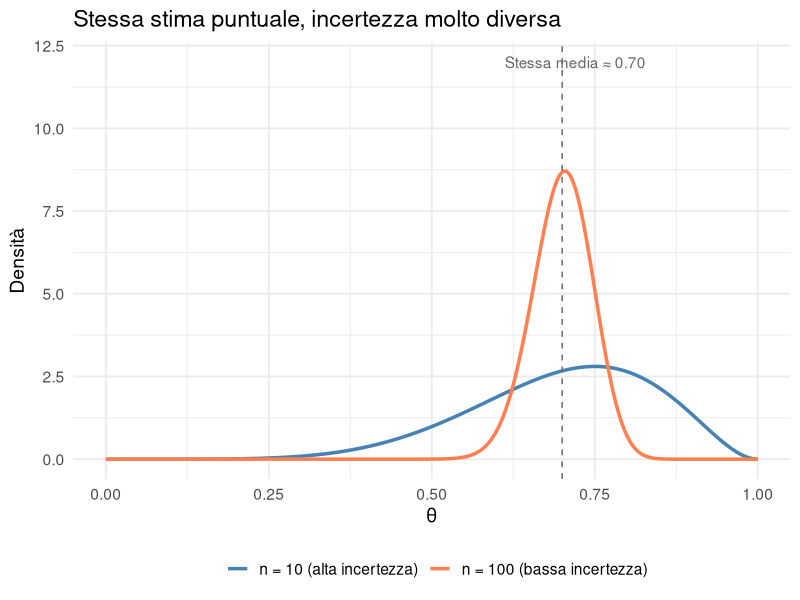
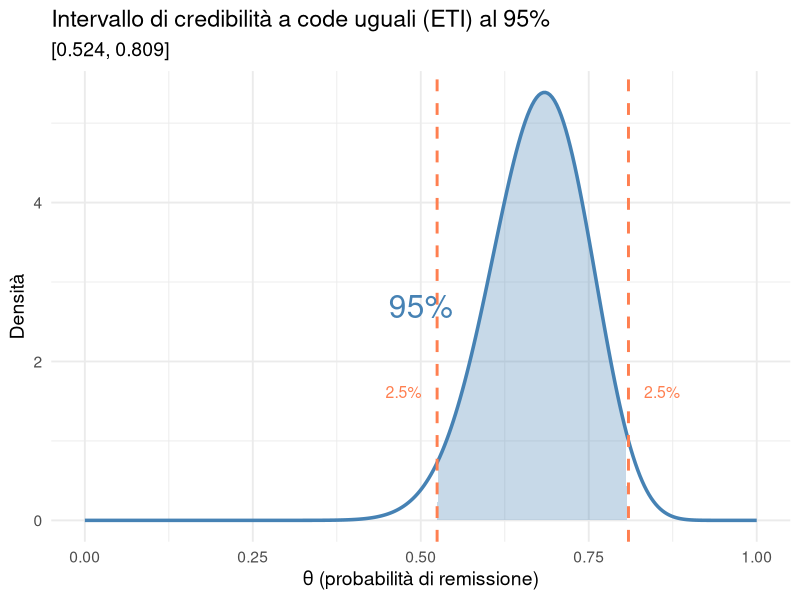
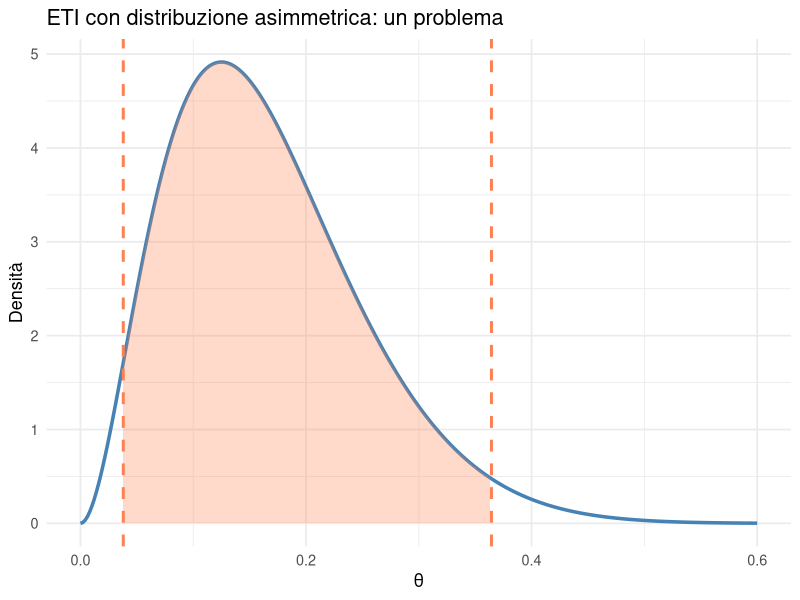
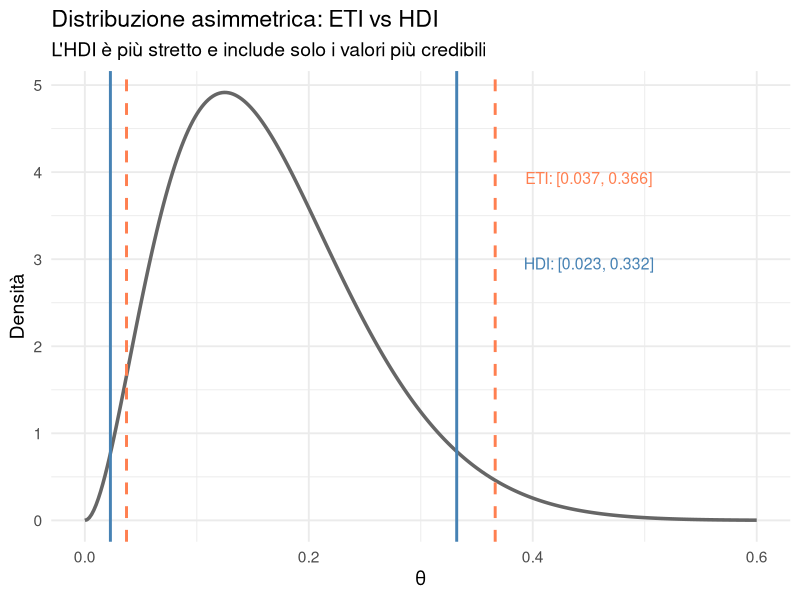
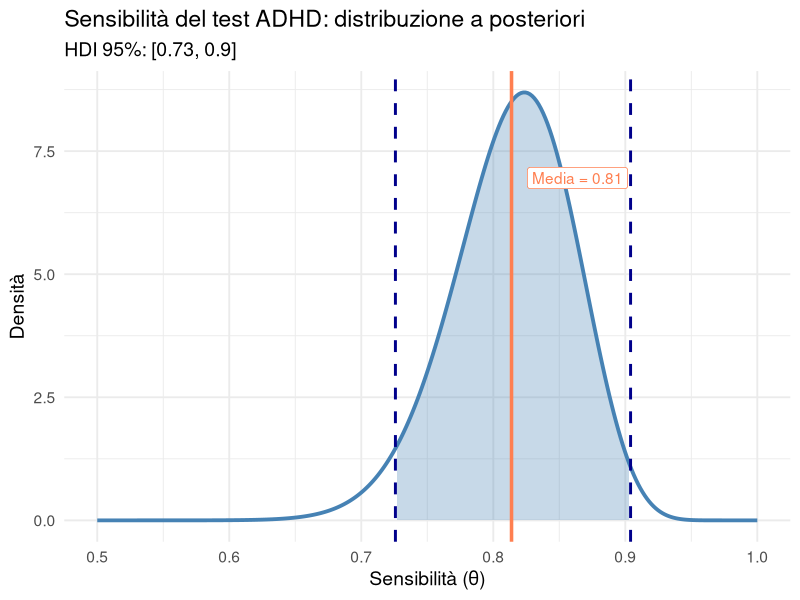
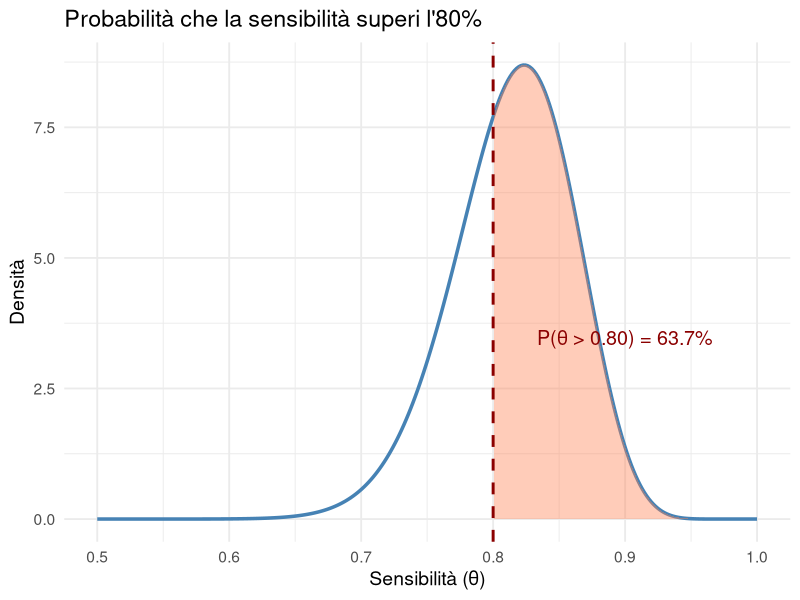
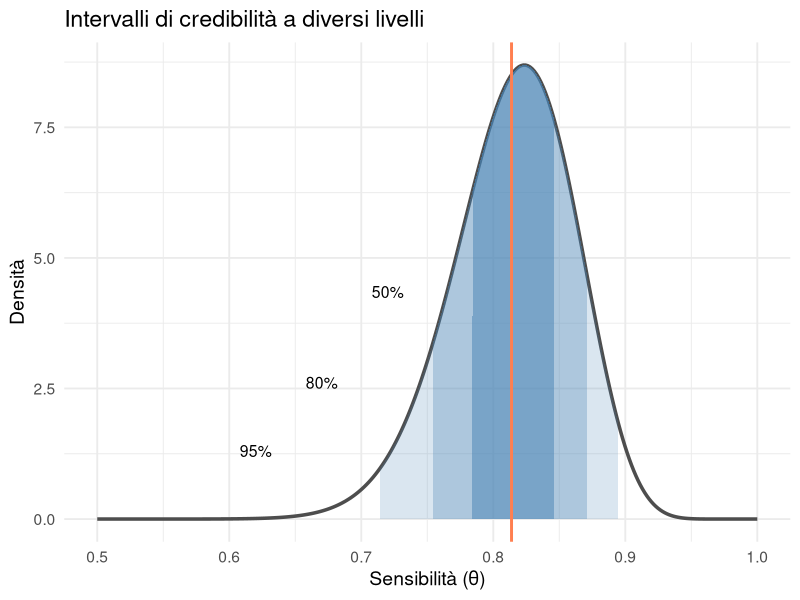
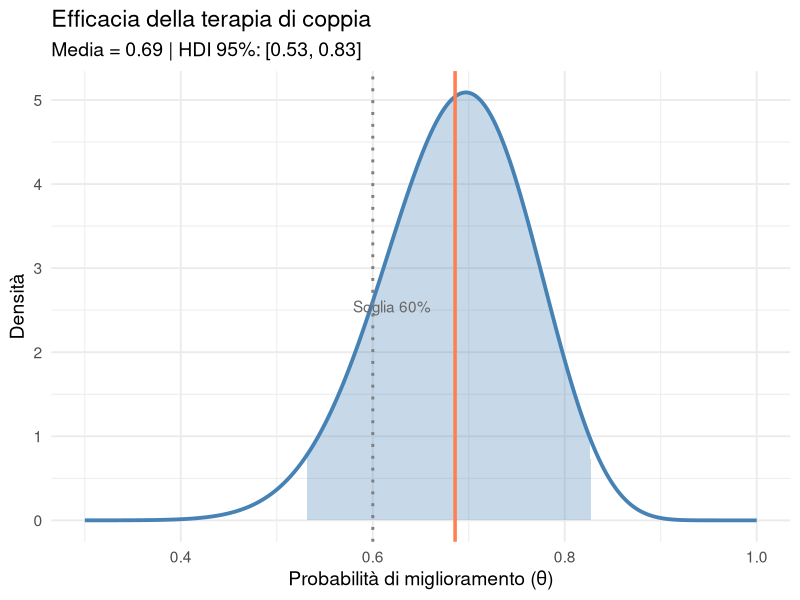

The R script that drew these images, in order:
## ---- chunk 1
#| echo: false
library(ggplot2)
set.seed(42)
## ---- chunk 2
#| echo: false

x <- seq(0, 1, length.out = 300)

# Scenario 1: pochi dati, molta incertezza
y1 <- dbeta(x, 7, 3)
media1 <- 7/10

# Scenario 2: molti dati, poca incertezza  
y2 <- dbeta(x, 70, 30)
media2 <- 70/100

df_confronto <- data.frame(
  x = rep(x, 2),
  y = c(y1, y2),
  scenario = rep(c("n = 10 (alta incertezza)", "n = 100 (bassa incertezza)"), each = 300)
)

ggplot(df_confronto, aes(x = x, y = y, color = scenario)) +
  geom_line(linewidth = 1.2) +
  geom_vline(xintercept = 0.7, linetype = "dashed", color = "gray40") +
  scale_color_manual(values = c("steelblue", "coral")) +
  annotate("text", x = 0.72, y = 12, label = "Stessa media ≈ 0.70", color = "gray40") +
  labs(title = "Stessa stima puntuale, incertezza molto diversa",
       x = "θ", y = "Densità", color = "") +
  theme_minimal(base_size = 14) +
  theme(legend.position = "bottom")
## ---- chunk 3
alpha_post <- 27
beta_post <- 13
## ---- chunk 4
eti_lower <- qbeta(0.025, alpha_post, beta_post)
eti_upper <- qbeta(0.975, alpha_post, beta_post)
## ---- chunk 5
cat("[", round(eti_lower, 3), ",", round(eti_upper, 3), "]\n")
## ---- chunk 6
#| echo: false

x <- seq(0, 1, length.out = 300)
y <- dbeta(x, alpha_post, beta_post)

df <- data.frame(x = x, y = y)

ggplot(df, aes(x = x, y = y)) +
  geom_line(linewidth = 1.2, color = "steelblue") +
  geom_area(data = subset(df, x >= eti_lower & x <= eti_upper),
            aes(x = x, y = y), fill = "steelblue", alpha = 0.3) +
  geom_vline(xintercept = c(eti_lower, eti_upper), 
             color = "coral", linewidth = 1, linetype = "dashed") +
  annotate("text", x = 0.5, y = max(y) * 0.5, 
           label = "95%", color = "steelblue", size = 8) +
  annotate("text", x = eti_lower - 0.05, y = max(y) * 0.3, 
           label = "2.5%", color = "coral", size = 4) +
  annotate("text", x = eti_upper + 0.05, y = max(y) * 0.3, 
           label = "2.5%", color = "coral", size = 4) +
  labs(title = "Intervallo di credibilità a code uguali (ETI) al 95%",
       subtitle = paste0("[", round(eti_lower, 3), ", ", round(eti_upper, 3), "]"),
       x = "θ (probabilità di remissione)", y = "Densità") +
  theme_minimal(base_size = 14)
## ---- chunk 7
#| echo: false

# Distribuzione molto asimmetrica
alpha_asim <- 3
beta_asim <- 15

x <- seq(0, 0.6, length.out = 300)
y <- dbeta(x, alpha_asim, beta_asim)

eti_low_asim <- qbeta(0.025, alpha_asim, beta_asim)
eti_up_asim <- qbeta(0.975, alpha_asim, beta_asim)

df_asim <- data.frame(x = x, y = y)

ggplot(df_asim, aes(x = x, y = y)) +
  geom_line(linewidth = 1.2, color = "steelblue") +
  geom_area(data = subset(df_asim, x >= eti_low_asim & x <= eti_up_asim),
            fill = "coral", alpha = 0.3) +
  geom_vline(xintercept = c(eti_low_asim, eti_up_asim), 
             color = "coral", linewidth = 1, linetype = "dashed") +
  labs(title = "ETI con distribuzione asimmetrica: un problema",
       x = "θ", y = "Densità") +
  theme_minimal(base_size = 13)
## ---- chunk 8
# Funzione per calcolare l'HDI dai campioni
calcola_hdi <- function(campioni, prob = 0.95) {
  campioni_ordinati <- sort(campioni)
  n <- length(campioni)
  n_inclusi <- ceiling(prob * n)
  
  # Trova l'intervallo più stretto che contiene n_inclusi valori
  ampiezze <- campioni_ordinati[(n_inclusi + 1):n] - campioni_ordinati[1:(n - n_inclusi)]
  idx_min <- which.min(ampiezze)
  
  c(lower = campioni_ordinati[idx_min], 
    upper = campioni_ordinati[idx_min + n_inclusi])
}

# Generiamo campioni
campioni <- rbeta(10000, alpha_post, beta_post)

# Calcoliamo HDI
hdi <- calcola_hdi(campioni, 0.95)
cat("HDI al 95%: [", round(hdi["lower"], 3), ",", round(hdi["upper"], 3), "]\n")
## ---- chunk 9
#| echo: false
#| fig-height: 4.5

# Per una distribuzione quasi simmetrica, sono simili
cat("Distribuzione quasi simmetrica Beta(27, 13):\n")
cat("ETI 95%: [", round(eti_lower, 3), ",", round(eti_upper, 3), "]\n")
cat("HDI 95%: [", round(hdi["lower"], 3), ",", round(hdi["upper"], 3), "]\n")
cat("Differenza minima!\n")
## ---- chunk 10
#| echo: false
#| fig-height: 4

# Distribuzione asimmetrica
campioni_asim <- rbeta(10000, 3, 15)
hdi_asim <- calcola_hdi(campioni_asim, 0.95)
eti_asim <- quantile(campioni_asim, c(0.025, 0.975))

x <- seq(0, 0.6, length.out = 300)
y <- dbeta(x, 3, 15)

df <- data.frame(x = x, y = y)

ggplot(df, aes(x = x, y = y)) +
  geom_line(linewidth = 1.2, color = "gray40") +
  geom_vline(xintercept = c(eti_asim[1], eti_asim[2]), 
             color = "coral", linewidth = 1, linetype = "dashed") +
  geom_vline(xintercept = c(hdi_asim["lower"], hdi_asim["upper"]), 
             color = "steelblue", linewidth = 1, linetype = "solid") +
  annotate("text", x = 0.45, y = max(y) * 0.8, 
           label = paste0("ETI: [", round(eti_asim[1], 3), ", ", round(eti_asim[2], 3), "]"),
           color = "coral", size = 4) +
  annotate("text", x = 0.45, y = max(y) * 0.6, 
           label = paste0("HDI: [", round(hdi_asim["lower"], 3), ", ", round(hdi_asim["upper"], 3), "]"),
           color = "steelblue", size = 4) +
  labs(title = "Distribuzione asimmetrica: ETI vs HDI",
       subtitle = "L'HDI è più stretto e include solo i valori più credibili",
       x = "θ", y = "Densità") +
  theme_minimal(base_size = 14)
## ---- chunk 11
# Dati
veri_positivi <- 42
totale_adhd <- 50

# Prior: Beta(15, 5) - centrata su 0.75, moderata incertezza
alpha_prior <- 15
beta_prior <- 5

# Posterior
alpha_post_adhd <- alpha_prior + veri_positivi
beta_post_adhd <- beta_prior + (totale_adhd - veri_positivi)

cat("Posterior: Beta(", alpha_post_adhd, ",", beta_post_adhd, ")\n")
## ---- chunk 12
# Generiamo campioni
campioni_adhd <- rbeta(10000, alpha_post_adhd, beta_post_adhd)

# Stime puntuali
media_adhd <- mean(campioni_adhd)
mediana_adhd <- median(campioni_adhd)

# Intervalli di credibilità
eti_adhd <- quantile(campioni_adhd, c(0.025, 0.975))
hdi_adhd <- calcola_hdi(campioni_adhd, 0.95)
## ---- chunk 13
cat("Sensibilità stimata:\n")
cat("Media:", round(media_adhd, 3), "\n")
cat("ETI 95%: [", round(eti_adhd[1], 3), ",", round(eti_adhd[2], 3), "]\n")
cat("HDI 95%: [", round(hdi_adhd["lower"], 3), ",", round(hdi_adhd["upper"], 3), "]\n")
## ---- chunk 14
#| echo: false

x <- seq(0.5, 1, length.out = 300)
y <- dbeta(x, alpha_post_adhd, beta_post_adhd)

df_adhd <- data.frame(x = x, y = y)

ggplot(df_adhd, aes(x = x, y = y)) +
  geom_line(linewidth = 1.3, color = "steelblue") +
  geom_area(data = subset(df_adhd, x >= hdi_adhd["lower"] & x <= hdi_adhd["upper"]),
            fill = "steelblue", alpha = 0.3) +
  geom_vline(xintercept = media_adhd, color = "coral", linewidth = 1.2) +
  geom_vline(xintercept = c(hdi_adhd["lower"], hdi_adhd["upper"]), 
             color = "darkblue", linewidth = 1, linetype = "dashed") +
  annotate("label", x = media_adhd + 0.05, y = max(y) * 0.8,
           label = paste0("Media = ", round(media_adhd, 2)),
           fill = "white", color = "coral") +
  labs(title = "Sensibilità del test ADHD: distribuzione a posteriori",
       subtitle = paste0("HDI 95%: [", round(hdi_adhd["lower"], 2), ", ", 
                        round(hdi_adhd["upper"], 2), "]"),
       x = "Sensibilità (θ)", y = "Densità") +
  theme_minimal(base_size = 14)
## ---- chunk 15
# P(sensibilità > 0.80)
prob_gt_80 <- mean(campioni_adhd > 0.80)
cat("P(sensibilità > 80%) =", round(prob_gt_80 * 100, 1), "%\n")

# P(sensibilità tra 0.75 e 0.85)
prob_75_85 <- mean(campioni_adhd > 0.75 & campioni_adhd < 0.85)
cat("P(75% < sensibilità < 85%) =", round(prob_75_85 * 100, 1), "%\n")

# P(sensibilità < 0.70) - sotto lo standard
prob_lt_70 <- mean(campioni_adhd < 0.70)
cat("P(sensibilità < 70%) =", round(prob_lt_70 * 100, 1), "%\n")
## ---- chunk 16
#| echo: false

# Probabilità che il test soddisfi lo standard (> 75%)
prob_standard <- mean(campioni_adhd > 0.75)
## ---- chunk 17
#| echo: false
#| fig-height: 4.5

# Area sotto la curva per P(theta > 0.80)
x <- seq(0.5, 1, length.out = 300)
y <- dbeta(x, alpha_post_adhd, beta_post_adhd)

df <- data.frame(x = x, y = y)

ggplot(df, aes(x = x, y = y)) +
  geom_line(linewidth = 1.2, color = "steelblue") +
  geom_area(data = subset(df, x > 0.80), fill = "coral", alpha = 0.4) +
  geom_vline(xintercept = 0.80, color = "darkred", linewidth = 1, linetype = "dashed") +
  annotate("text", x = 0.90, y = max(y) * 0.4, 
           label = paste0("P(θ > 0.80) = ", round(prob_gt_80 * 100, 1), "%"),
           color = "darkred", size = 5) +
  labs(title = "Probabilità che la sensibilità superi l'80%",
       x = "Sensibilità (θ)", y = "Densità") +
  theme_minimal(base_size = 14)
## ---- chunk 18
#| echo: false

# Intervallo di confidenza frequentista (Wald)
p_hat <- veri_positivi / totale_adhd
se <- sqrt(p_hat * (1 - p_hat) / totale_adhd)
ci_lower <- p_hat - 1.96 * se
ci_upper <- p_hat + 1.96 * se
## ---- chunk 19
cat("Intervallo di credibilità bayesiano (HDI 95%):\n")
cat("[", round(hdi_adhd["lower"], 3), ",", round(hdi_adhd["upper"], 3), "]\n\n")

cat("Intervallo di confidenza frequentista (Wald 95%):\n")
cat("[", round(ci_lower, 3), ",", round(ci_upper, 3), "]\n")
## ---- chunk 20
# Intervalli a diversi livelli
livelli <- c(0.50, 0.80, 0.95, 0.99)

for (liv in livelli) {
  int <- quantile(campioni_adhd, c((1-liv)/2, (1+liv)/2))
  cat("ETI", liv*100, "%: [", round(int[1], 3), ",", round(int[2], 3), "]\n")
}
## ---- chunk 21
#| echo: false
#| fig-height: 5

x <- seq(0.5, 1, length.out = 300)
y <- dbeta(x, alpha_post_adhd, beta_post_adhd)

# Intervalli
int50 <- quantile(campioni_adhd, c(0.25, 0.75))
int80 <- quantile(campioni_adhd, c(0.10, 0.90))
int95 <- quantile(campioni_adhd, c(0.025, 0.975))

df <- data.frame(x = x, y = y)

ggplot(df, aes(x = x, y = y)) +
  geom_line(linewidth = 1.2, color = "gray30") +
  # 95%
  geom_area(data = subset(df, x >= int95[1] & x <= int95[2]),
            fill = "steelblue", alpha = 0.2) +
  # 80%
  geom_area(data = subset(df, x >= int80[1] & x <= int80[2]),
            fill = "steelblue", alpha = 0.3) +
  # 50%
  geom_area(data = subset(df, x >= int50[1] & x <= int50[2]),
            fill = "steelblue", alpha = 0.5) +
  geom_vline(xintercept = media_adhd, color = "coral", linewidth = 1) +
  annotate("text", x = 0.72, y = max(y) * 0.5, label = "50%", size = 4) +
  annotate("text", x = 0.67, y = max(y) * 0.3, label = "80%", size = 4) +
  annotate("text", x = 0.62, y = max(y) * 0.15, label = "95%", size = 4) +
  labs(title = "Intervalli di credibilità a diversi livelli",
       x = "Sensibilità (θ)", y = "Densità") +
  theme_minimal(base_size = 14)
## ---- chunk 22
# Dati
miglioramenti <- 18
coppie <- 25

# Prior: Beta(6, 4) - centrata su 0.60
alpha_prior_coppia <- 6
beta_prior_coppia <- 4

# Posterior
alpha_post_coppia <- alpha_prior_coppia + miglioramenti
beta_post_coppia <- beta_prior_coppia + (coppie - miglioramenti)

cat("Posterior: Beta(", alpha_post_coppia, ",", beta_post_coppia, ")\n")
## ---- chunk 23
# Campioni
campioni_coppia <- rbeta(10000, alpha_post_coppia, beta_post_coppia)

# Stime puntuali
media_coppia <- mean(campioni_coppia)
mediana_coppia <- median(campioni_coppia)

# Intervalli
eti_coppia <- quantile(campioni_coppia, c(0.025, 0.975))
hdi_coppia <- calcola_hdi(campioni_coppia, 0.95)

cat("Media a posteriori:", round(media_coppia, 3), "\n")
cat("ETI 95%: [", round(eti_coppia[1], 3), ",", round(eti_coppia[2], 3), "]\n")
cat("HDI 95%: [", round(hdi_coppia["lower"], 3), ",", round(hdi_coppia["upper"], 3), "]\n")
## ---- chunk 24
# Probabilità che l'efficacia sia > 60%
prob_gt_60 <- mean(campioni_coppia > 0.60)

# Probabilità che sia > 75% (molto efficace)
prob_gt_75 <- mean(campioni_coppia > 0.75)

# Probabilità che sia < 50% (inefficace)
prob_lt_50 <- mean(campioni_coppia < 0.50)

cat("P(efficacia > 60%) =", round(prob_gt_60 * 100, 1), "%\n")
cat("P(efficacia > 75%) =", round(prob_gt_75 * 100, 1), "%\n")
cat("P(efficacia < 50%) =", round(prob_lt_50 * 100, 1), "%\n")
## ---- chunk 25
#| echo: false
#| fig-height: 4.5

x <- seq(0.3, 1, length.out = 300)
y <- dbeta(x, alpha_post_coppia, beta_post_coppia)

df <- data.frame(x = x, y = y)

ggplot(df, aes(x = x, y = y)) +
  geom_line(linewidth = 1.3, color = "steelblue") +
  geom_area(data = subset(df, x >= hdi_coppia["lower"] & x <= hdi_coppia["upper"]),
            fill = "steelblue", alpha = 0.3) +
  geom_vline(xintercept = media_coppia, color = "coral", linewidth = 1.2) +
  geom_vline(xintercept = 0.60, color = "gray50", linewidth = 1, linetype = "dotted") +
  annotate("text", x = 0.62, y = max(y) * 0.5, label = "Soglia 60%", color = "gray40") +
  labs(title = "Efficacia della terapia di coppia",
       subtitle = paste0("Media = ", round(media_coppia, 2), 
                        " | HDI 95%: [", round(hdi_coppia["lower"], 2), ", ",
                        round(hdi_coppia["upper"], 2), "]"),
       x = "Probabilità di miglioramento (θ)", y = "Densità") +
  theme_minimal(base_size = 14)
